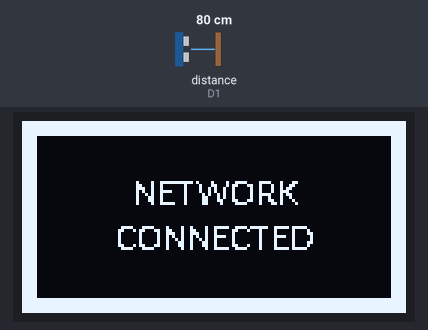
A program run on a simulated ESP8266 (NodeMCU). On the bench: 128×64 one-colour display. Wiring (inferred from the names in the program): range finder with pulse-width output: data D1. Inputs (shaded band) come from the test bench; at power-on: distance to the obstacle (sensor on D1) 80 cm. WiFi joins after 1.5 s; servers stay silent unless stated; uploads are accepted with an empty reply; the local clock reads 2024-03-15 10:24:30 at power-on unless the program sets it; web services answer with replies made up by the test bench; what the program prints to the serial monitor is not drawn.

Above: at 1.6 s.
At 4.6 s:
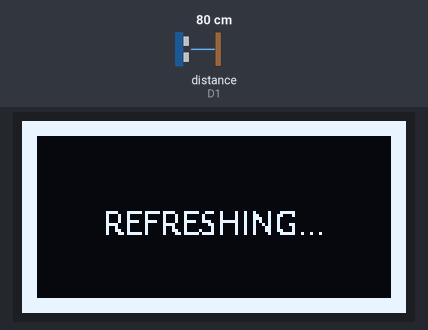

Measured:
- what the display in image 0 shows lasts 3.0 s, from 1.5 s to 4.5 s
- what the display in image 1 shows lasts 1.8 s, from 4.5 s to 6.3 s

The program:

main.cpp
```cpp
#include <Arduino.h>
#include <ESP8266WiFi.h>
#include <ESP8266HTTPClient.h>
#include <ArduinoJson.h>
#include <WiFiClient.h>
#include <Wire.h>
#include <SSD1306Wire.h>
#include <font.h>

#define SSID "SSID GOES HERE"
#define PW "PASSWORD GOES HERE"
#define avURL "http://api.airvisual.com/v2/nearest_city?key=a0b13731-7fe0-4fe4-aaa5-88abd8cb2dbc"
#define timeURL "http://worldtimeapi.org/api/ip"

#define margin 5
#define timerIntv 1800000

#define itrPin D1

SSD1306Wire display(0x3c, D3, D5);

int debugCt = 0;
int itrCtl = 1; //Interrupt control
int fetchErr = 0;
int alert = 0;
int timerFlag = 0;
long int lastMillis = 0;

void ICACHE_RAM_ATTR handleITR()
{
  itrCtl = 1;
}

void drawMargin()
{
  display.fillRect(0, 0, margin, display.getHeight());
  display.fillRect(0, 0, display.getWidth(), margin);
  display.fillRect(display.getWidth() - margin, 0, margin, display.getHeight());
  display.fillRect(0, display.getHeight() - margin, display.getWidth(), margin);

  // display.display();
}

void timePrint(String date, String time)
{
  display.setFont(ArialMT_Plain_10);
  display.setTextAlignment(TEXT_ALIGN_CENTER_BOTH);

  display.drawString(display.getWidth() / 2, display.getHeight() / 2 - 20, date);
  display.drawString(display.getWidth() / 2, display.getHeight() / 2 - 10, time);
}

void aqiPrint(int us, int cn)
{
  display.setFont(ArialMT_Plain_10);
  display.setTextAlignment(TEXT_ALIGN_CENTER_BOTH);

  String usStr = "US AQI= ";
  usStr.concat(String(us));
  String cnStr = "CN AQI= ";
  cnStr.concat(String(cn));

  display.drawString(display.getWidth() / 2, display.getHeight() / 2 + 15, usStr);
  display.drawString(display.getWidth() / 2, display.getHeight() / 2 + 5, cnStr);

  return;
}

void refreshPrint()
{
  display.clear();
  display.setFont(Lato_Regular_11);

  display.setTextAlignment(TEXT_ALIGN_CENTER);
  display.drawString(display.getWidth() / 2, display.getHeight() / 2 - 5, "REFRESHING...");

  drawMargin();

  display.display();
  delay(300);
  return;
}

void netPrint(int st)
{
  display.clear();
  display.setFont(Lato_Regular_11);

  if (st)
  {
    display.setTextAlignment(TEXT_ALIGN_CENTER);
    display.drawString(display.getWidth() / 2, display.getHeight() / 2 - 15, "NETWORK");
    display.drawString(display.getWidth() / 2, display.getHeight() / 2, "CONNECTED");
  }
  else
  {
    display.setTextAlignment(TEXT_ALIGN_CENTER);
    display.drawString(display.getWidth() / 2, display.getHeight() / 2 - 15, "CONNECTION");
    display.drawString(display.getWidth() / 2, display.getHeight() / 2, "LOST");
  }

  drawMargin();

  display.display();
  return;
}

// void timer()
// {
//   display.clear();
//   display.setTextAlignment(TEXT_ALIGN_CENTER_BOTH);
//   display.drawString(20, 20, String(millis()));
//   // display.display();
// }

void setup()
{

  Serial.begin(9600);

  pinMode(itrPin, INPUT);
  attachInterrupt(digitalPinToInterrupt(itrPin), handleITR, FALLING);

  display.init();
  display.flipScreenVertically();

  WiFi.mode(WIFI_STA);
  WiFi.begin(SSID, PW);
  Serial.println("Connecting");
  while (WiFi.status() != WL_CONNECTED)
  {
    Serial.print(".");
    delay(500);
  }
  Serial.println("Connected to WLAN. ");
  netPrint(1);
  delay(3000);
}

void loop()
{

  if (WiFi.status() != WL_CONNECTED)
  {
    netPrint(0);
  }

  if (itrCtl || timerFlag || fetchErr)
  {
    fetchErr = 0;

    WiFiClient client;
    HTTPClient http;
    http.useHTTP10(1);

    refreshPrint();

    http.begin(client, avURL);

    Serial.println();
    Serial.println();
    Serial.println("HTTP began");

    int httpCode = http.GET();
    Serial.println(httpCode);

    if (httpCode == HTTP_CODE_OK)
    {
      DynamicJsonDocument doc(1024);
      deserializeJson(doc, http.getStream());

      const char *status = doc["status"]; // "success"

      JsonObject data = doc["data"];

      JsonObject data_current_pollution = data["current"]["pollution"];
      int aqius = data_current_pollution["aqius"]; // 70
      int aqicn = data_current_pollution["aqicn"]; // 72

      Serial.print("status=");
      Serial.println(status);
      Serial.print("AQI_US=");
      Serial.println(String(aqius));
      Serial.print("AQI_CN=");
      Serial.println(aqicn);

      if (aqius > 99 || aqicn > 99)
        alert = 1;

      display.clear();
      aqiPrint(aqius, aqicn);

      http.end();
    }
    else
      fetchErr = 1;

    http.begin(client, timeURL);
    Serial.println("Fetching Time");

    httpCode = http.GET();
    Serial.println(httpCode);

    if (httpCode == HTTP_CODE_OK)
    {
      DynamicJsonDocument doc(512);
      deserializeJson(doc, http.getStream());

      const char *datetime = doc["datetime"];
      String date, time;

      for (int i = 0; i < 10; i++)
      {
        date += datetime[i];
      }

      for (int i = 0; i < 8; i++)
      {
        time += datetime[11 + i];
      }

      timePrint(date, time);
    }
    else
      fetchErr = 1;

    if (alert)
      display.invertDisplay();

    drawMargin();
    display.display();

    Serial.println("ITR");
    itrCtl = 0;
    timerFlag = 0;
    debugCt++;
  }

  if (millis() - lastMillis >= timerIntv)
  {
    lastMillis = millis() - (millis() % timerIntv);
    Serial.print("millis: ");
    Serial.println(millis());
    Serial.print("lastMillis: ");
    Serial.println(lastMillis);
    timerFlag = 1;
  }

  // timer();
  display.display();
  delay(50);
}
```

Source omitted: font.h (data table, 22572 bytes)
